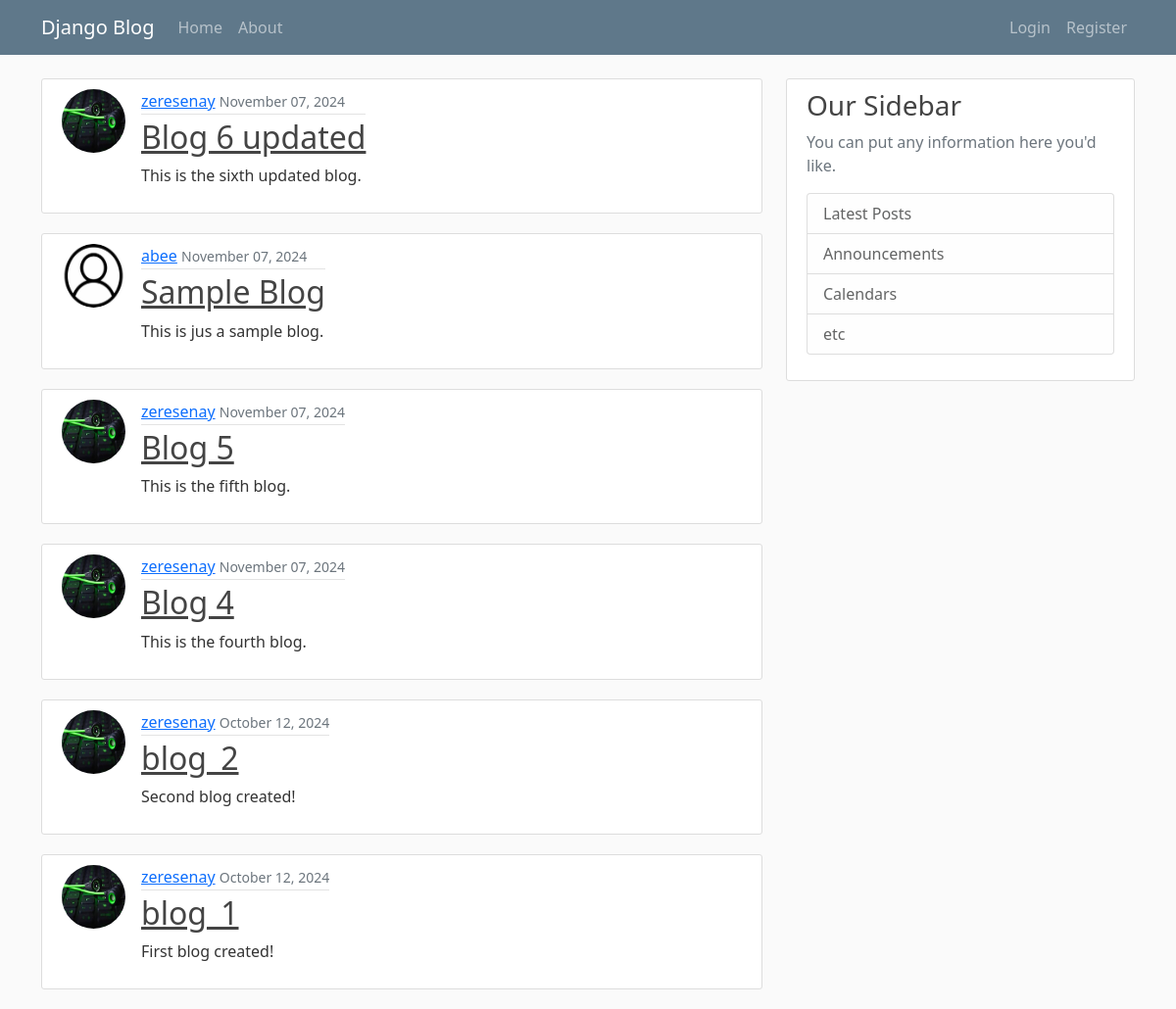
Before: / with the older database file.
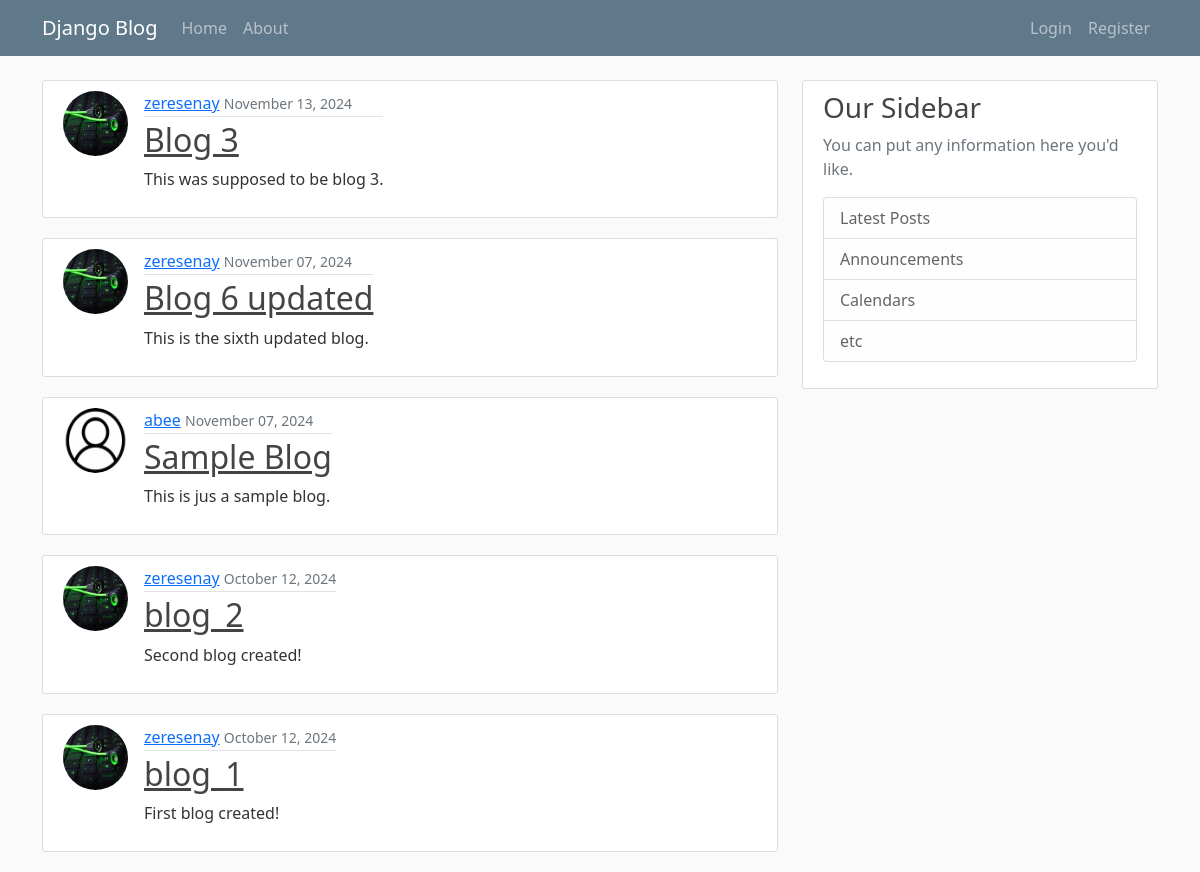
After: the same page with the newer database file.
### blog/models.py (models this page shows, shortened)
class Post(models.Model):
    title = models.CharField(max_length=100)
    content = models.TextField()
    created_at = models.DateTimeField(default=timezone.now)
    author = models.ForeignKey(User, on_delete=models.CASCADE)

### users/models.py (models this page shows, shortened)
class Profile(models.Model):
    user = models.OneToOneField(User, on_delete=models.CASCADE)
    image = models.ImageField(default="OIP.jfif", upload_to='profile_pics')

### blog/views.py (the view)
# urls.py: path('', PostListView.as_view(), name='blog-home'),
class PostListView(ListView):
    model = Post
    template_name = 'blog/home.html' # The default format for the direction of the funtion is the following '<app>/<modelNmae>_<viewtype>.html'
    context_object_name = 'posts'
    ordering = ['-created_at']

### blog/templates/blog/home.html
{% extends "blog/layout.html" %}
{% block content %}
    {% for post in posts %}
        <article class="media content-section posts">
          <img class="rounded-circle article-img" src="{{ post.author.profile.image.url }}" alt="Profile Picture">
          <div class="media-body">
            <div class="article-metadata">
              <a class="mr-2" href="#">{{ post.author }}</a>
              <small class="text-muted">{{ post.created_at|date:"F d, Y" }}</small>
            </div>
            <h2><a class="article-title" href="{% url 'post-detail' post.id %}">{{ post.title }}</a></h2>
            <p class="article-content">{{ post.content }}</p>
          </div>
        </article>
    {% endfor %}
{% endblock content %}

### blog/templates/blog/layout.html (shortened to what this page needs)
{% load static %}
<!DOCTYPE html>
<html lang="en">
<head>
    <link href="https://cdn.jsdelivr.net/npm/bootstrap@5.0.2/dist/css/bootstrap.min.css" rel="stylesheet">
    <link rel="stylesheet" href="{% static 'blog/main.css' %}">
</head>
<body>
    <nav class="navbar navbar-expand-md navbar-dark bg-steel fixed-top">
        <div class="container">
          <a class="navbar-brand mr-4" href="{% url 'blog-home' %}">Django Blog</a>
          <div class="collapse navbar-collapse d-flex justify-content-between" id="navbarToggle">
            <div class="navbar-nav mr-auto">
              <a class="nav-item nav-link" href="{% url 'blog-home' %}">Home</a>
              <a class="nav-item nav-link" href="{% url 'blog-about' %}">About</a>
            </div>
            <div class="navbar-nav">
              {% if user.is_authenticated %}
                  <a class="nav-item nav-link" href="{% url 'post-create' %}">New Post</a>
                  <a class="nav-item nav-link" href="{% url 'profile' %}">Profile</a>
                  <form method="post" action="{% url 'logout' %}">
                    {% csrf_token %}
                    <button class="logout_form" type="submit">Logout</button>
                  </form>
              {% else %}
                  <a class="nav-item nav-link" href="{% url 'login' %}">Login</a>
                  <a class="nav-item nav-link" href="{% url 'register' %}">Register</a>
              {% endif %}
            </div>
          </div>
        </div>
      </nav>
    <main role="main" class="container">
        <div class="row">
          <div class="col-md-8">
            {% block content %}{% endblock %}
          </div>
          <div class="col-md-4">
            <div class="content-section">
              <h3>Our Sidebar</h3>
              <p class='text-muted'>You can put any information here you'd like.
                <ul class="list-group">
                  <li class="list-group-item list-group-item-light">Latest Posts</li>
                  <li class="list-group-item list-group-item-light">Announcements</li>
                  <li class="list-group-item list-group-item-light">Calendars</li>
                  <li class="list-group-item list-group-item-light">etc</li>
                </ul>
              </p>
            </div>
          </div>
        </div>
      </main>
</body>
</html>

### blog/static/blog/main.css (style rules this page uses)
body { background: #fafafa; color: #333333; margin-top: 5rem; }
h1, h2, h3, h4, h5, h6 { color: #444444; }
ul { margin: 0; }
.bg-steel { background-color: #5f788a; }
.content-section { background: #ffffff; padding: 10px 20px; border: 1px solid #dddddd; border-radius: 3px; margin-bottom: 20px; }
.article-title { color: #444444; }
.article-content { white-space: pre-line; }
.article-img { height: 65px; width: 65px; margin-right: 16px; }
.article-metadata { padding-bottom: 1px; margin-bottom: 4px; border-bottom: 1px solid #e3e3e3 }
.posts { display: flex; }

Changed rows visible on the page:
removed Post: author.profile.image (picture), author "zeresenay", created_at "November 07, 2024", title "Blog 5", content "This is the fifth blog."
removed Post: author.profile.image (picture), author "zeresenay", created_at "November 07, 2024", title "Blog 4", content "This is the fourth blog."
added Post: author.profile.image (picture), author "zeresenay", created_at "November 13, 2024", title "Blog 3", content "This was supposed to be blog 3."
